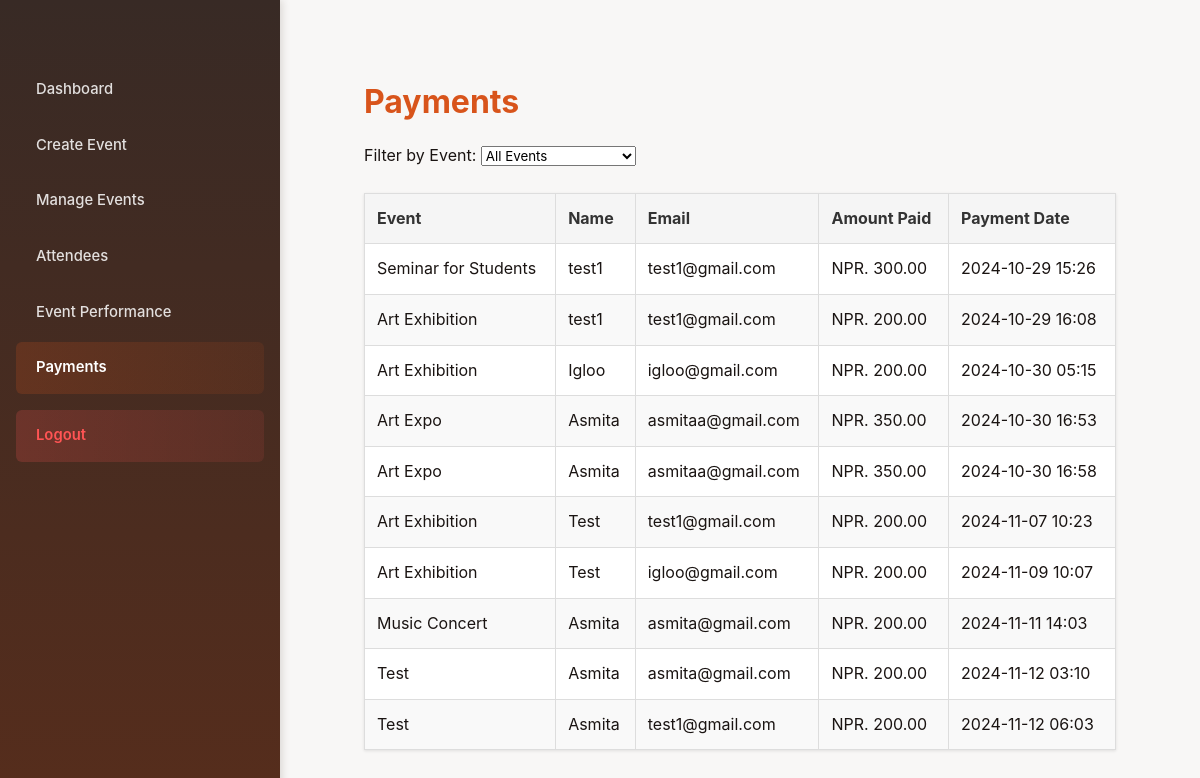
Before: /payments/ (signed in) with the older database file.
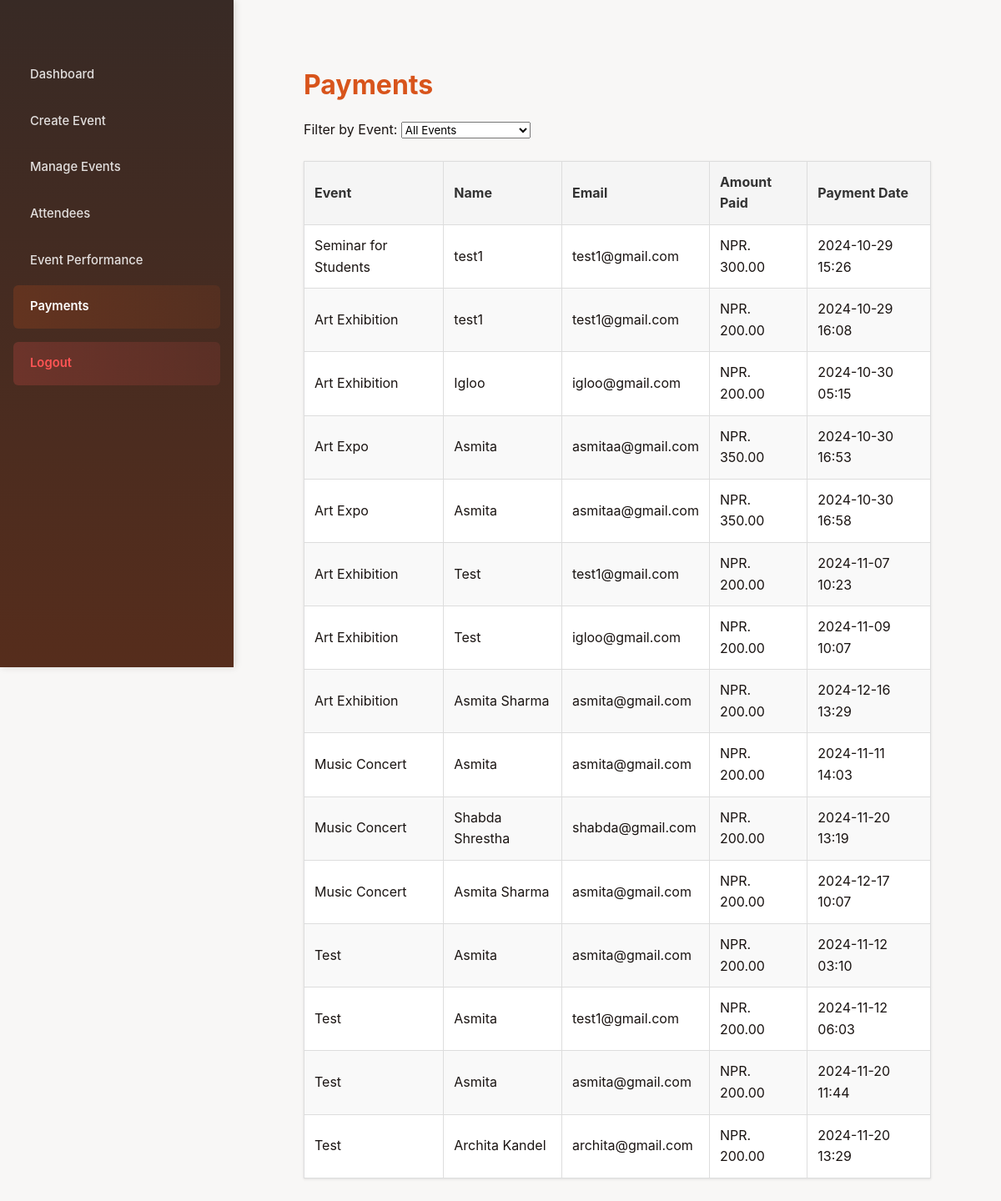
After: the same page with the newer database file.
### myApp/models.py (models this page shows, shortened)
class Booking(models.Model):
    event = models.ForeignKey(Event, on_delete=models.CASCADE, related_name='bookings', null=True, blank=True)
    name = models.CharField(max_length=100)
    email = models.EmailField(null=True, blank=True)
    phone = models.CharField(max_length=15, null=True, blank=True)
    number_of_tickets = models.PositiveIntegerField(default=1)
    ticket_price = models.DecimalField(max_digits=10, decimal_places=2, null=True, blank=True)  # Added field for ticket price
    booking_date = models.DateTimeField(auto_now_add=True)
    ticket_number = models.CharField(max_length=50, default="0000")

class Event(models.Model):
    name=models.CharField(max_length=50)
    desc=models.CharField(max_length=50)
    img = models.ImageField(upload_to='myProject/pic/pic/')
    date = models.DateField(default=timezone.now)
    time = models.TimeField(default=timezone.now)
    location = models.CharField(max_length=255, default='Unknown')
    ticket_template = models.ImageField(upload_to='myProject/pic/pic/', blank=True, null=True)
    number_of_tickets = models.PositiveIntegerField(null=True, blank=True)  # New field for tickets available
    booked_tickets = models.IntegerField(default=0)
    ticket_price = models.DecimalField(max_digits=10, decimal_places=2, null=True, blank=True)  # New field for ticket price
    organizer = models.ForeignKey(User, on_delete=models.CASCADE,default=1)  # Link to user who submits
    approved = models.BooleanField(default=False)  # Admin approval flag
    is_free = models.BooleanField(default=False)
    latitude = models.FloatField(null=True, blank=True)  # New field for latitude
    longitude = models.FloatField(null=True, blank=True)  # New field for longitude

### myApp/views.py (the view)
# urls.py: path('payments/', views.payments_view, name='payments'),
@login_required
def payments_view(request):
    organizer = request.user
    events = Event.objects.filter(organizer=organizer)
    selected_event_id = request.GET.get('event')
    if selected_event_id:
        payments = Booking.objects.filter(event__id=selected_event_id, event__in=events).select_related('event')
    else:
        payments = Booking.objects.filter(event__in=events).select_related('event')
    context = {
        'events': events,
        'payments': payments,
    }
    return render(request, 'payments.html', context)

### myApp/templates/myApp/payments.html (shortened to what this page needs)
{% extends "base_organizer.html" %}
{% block content %}
<div class="payments-wrapper">
    <h1>Payments</h1>
    <div class="sort-filter">
        <form method="GET" action="">
            <label for="eventFilter">Filter by Event:</label>
            <select id="eventFilter" name="event" onchange="this.form.submit()">
                <option value="">All Events</option>
            </select>
        </form>
    </div>
    <table>
        <thead>
            <tr>
                <th>Event</th>
                <th>Name</th>
                <th>Email</th>
                <th>Amount Paid</th>
                <th>Payment Date</th>
            </tr>
        </thead>
        <tbody>
            {% for payment in payments %}
            <tr>
                <td>{{ payment.event.name }}</td>
                <td>{{ payment.name }}</td>
                <td>{{ payment.email }}</td>
                <td>NPR. {{ payment.ticket_price }}</td>
                <td>{{ payment.booking_date|date:"Y-m-d H:i" }}</td>
            </tr>
            {% empty %}
            <tr>
                <td colspan="5" style="text-align: center;">No payments found.</td>
            </tr>
            {% endfor %}
        </tbody>
    </table>
</div>
{% endblock %}

Changed rows visible on the page:
added Booking: event.name "Art Exhibition", name "Asmita Sharma", email "asmita@gmail.com", ticket_price "200.00", booking_date "2024-12-16 13:29"
added Booking: event.name "Music Concert", name "Shabda Shrestha", email "shabda@gmail.com", ticket_price "200.00", booking_date "2024-11-20 13:19"
added Booking: event.name "Music Concert", name "Asmita Sharma", email "asmita@gmail.com", ticket_price "200.00", booking_date "2024-12-17 10:07"
added Booking: event.name "Test", name "Asmita", email "asmita@gmail.com", ticket_price "200.00", booking_date "2024-11-20 11:44"
added Booking: event.name "Test", name "Archita Kandel", email "archita@gmail.com", ticket_price "200.00", booking_date "2024-11-20 13:29"
